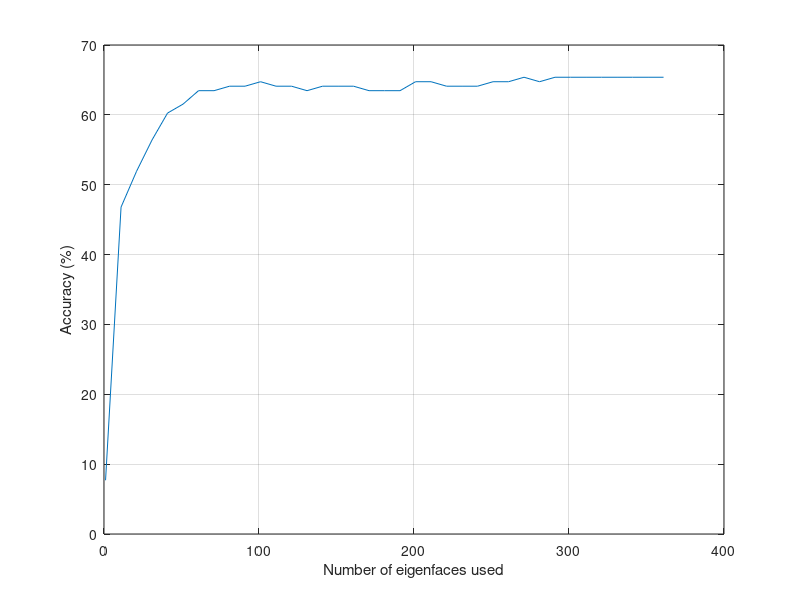
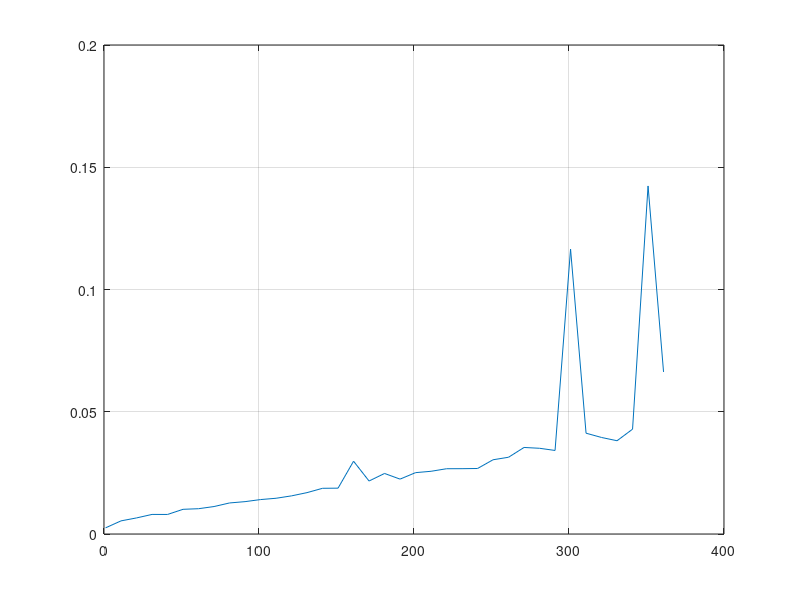

The MATLAB script that drew these images, in order: (Note: this script raises an error after producing the figures.)
clear all, close all
load('results_NN_vs_eig_faces');


figure()
plot(n_eigenvecs, NN_accuracy * 100)
grid on
%hold on
%plot(n_eigenvecs, REC_accuracy * 100)

xlabel('Number of eigenfaces used')
ylabel('Accuracy (%)')
%legend('NN', 'Reconstruction')

figure()
plot(n_eigenvecs, NN_duration)
hold on
grid on
plot(n_eigenvecs, REC_duration)

xlabel('Number of eigenvectors used')
ylabel('Time taken to classify (s)')
legend('NN', 'Reconstruction')
